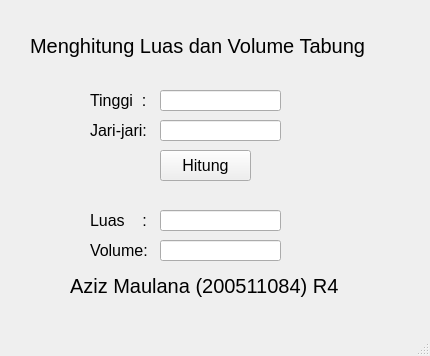
<?xml version="1.0" encoding="UTF-8"?>
<ui version="4.0">
 <class>MainWindow</class>
 <widget class="QMainWindow" name="MainWindow">
  <property name="geometry">
   <rect>
    <x>0</x>
    <y>0</y>
    <width>430</width>
    <height>356</height>
   </rect>
  </property>
  <property name="windowTitle">
   <string>MainWindow</string>
  </property>
  <widget class="QWidget" name="centralwidget">
   <widget class="QLabel" name="label">
    <property name="geometry">
     <rect>
      <x>30</x>
      <y>10</y>
      <width>431</width>
      <height>71</height>
     </rect>
    </property>
    <property name="font">
     <font>
      <pointsize>15</pointsize>
     </font>
    </property>
    <property name="text">
     <string>Menghitung Luas dan Volume Tabung</string>
    </property>
   </widget>
   <widget class="QLineEdit" name="txtTinggi">
    <property name="geometry">
     <rect>
      <x>160</x>
      <y>90</y>
      <width>121</width>
      <height>21</height>
     </rect>
    </property>
    <property name="font">
     <font>
      <pointsize>12</pointsize>
     </font>
    </property>
   </widget>
   <widget class="QLabel" name="label_2">
    <property name="geometry">
     <rect>
      <x>90</x>
      <y>90</y>
      <width>61</width>
      <height>21</height>
     </rect>
    </property>
    <property name="font">
     <font>
      <pointsize>12</pointsize>
     </font>
    </property>
    <property name="text">
     <string>Tinggi  :</string>
    </property>
   </widget>
   <widget class="QLabel" name="label_3">
    <property name="geometry">
     <rect>
      <x>90</x>
      <y>120</y>
      <width>61</width>
      <height>21</height>
     </rect>
    </property>
    <property name="font">
     <font>
      <pointsize>12</pointsize>
     </font>
    </property>
    <property name="text">
     <string>Jari-jari:</string>
    </property>
   </widget>
   <widget class="QLineEdit" name="txtJari">
    <property name="geometry">
     <rect>
      <x>160</x>
      <y>120</y>
      <width>121</width>
      <height>21</height>
     </rect>
    </property>
    <property name="font">
     <font>
      <pointsize>12</pointsize>
     </font>
    </property>
   </widget>
   <widget class="QPushButton" name="btnHitung">
    <property name="geometry">
     <rect>
      <x>160</x>
      <y>150</y>
      <width>91</width>
      <height>31</height>
     </rect>
    </property>
    <property name="font">
     <font>
      <pointsize>12</pointsize>
     </font>
    </property>
    <property name="text">
     <string>Hitung</string>
    </property>
   </widget>
   <widget class="QLabel" name="label_4">
    <property name="geometry">
     <rect>
      <x>90</x>
      <y>240</y>
      <width>61</width>
      <height>21</height>
     </rect>
    </property>
    <property name="font">
     <font>
      <pointsize>12</pointsize>
     </font>
    </property>
    <property name="text">
     <string>Volume:</string>
    </property>
   </widget>
   <widget class="QLabel" name="label_5">
    <property name="geometry">
     <rect>
      <x>90</x>
      <y>210</y>
      <width>61</width>
      <height>21</height>
     </rect>
    </property>
    <property name="font">
     <font>
      <pointsize>12</pointsize>
     </font>
    </property>
    <property name="text">
     <string>Luas    :</string>
    </property>
   </widget>
   <widget class="QLineEdit" name="txtVolume">
    <property name="geometry">
     <rect>
      <x>160</x>
      <y>240</y>
      <width>121</width>
      <height>21</height>
     </rect>
    </property>
    <property name="font">
     <font>
      <pointsize>12</pointsize>
     </font>
    </property>
   </widget>
   <widget class="QLineEdit" name="txtLuas">
    <property name="geometry">
     <rect>
      <x>160</x>
      <y>210</y>
      <width>121</width>
      <height>21</height>
     </rect>
    </property>
    <property name="font">
     <font>
      <pointsize>12</pointsize>
     </font>
    </property>
   </widget>
  </widget>
  <widget class="QLabel" name="label6">
    <property name="geometry">
     <rect>
      <x>70</x>
      <y>250</y>
      <width>331</width>
      <height>71</height>
     </rect>
    </property>
    <property name="font">
     <font>
      <pointsize>15</pointsize>
     </font>
    </property>
    <property name="text">
     <string>Aziz Maulana (200511084) R4</string>
    </property>
    </widget>
  <widget class="QStatusBar" name="statusbar"/>
 </widget>
 <resources/>
 <connections/>
</ui>
